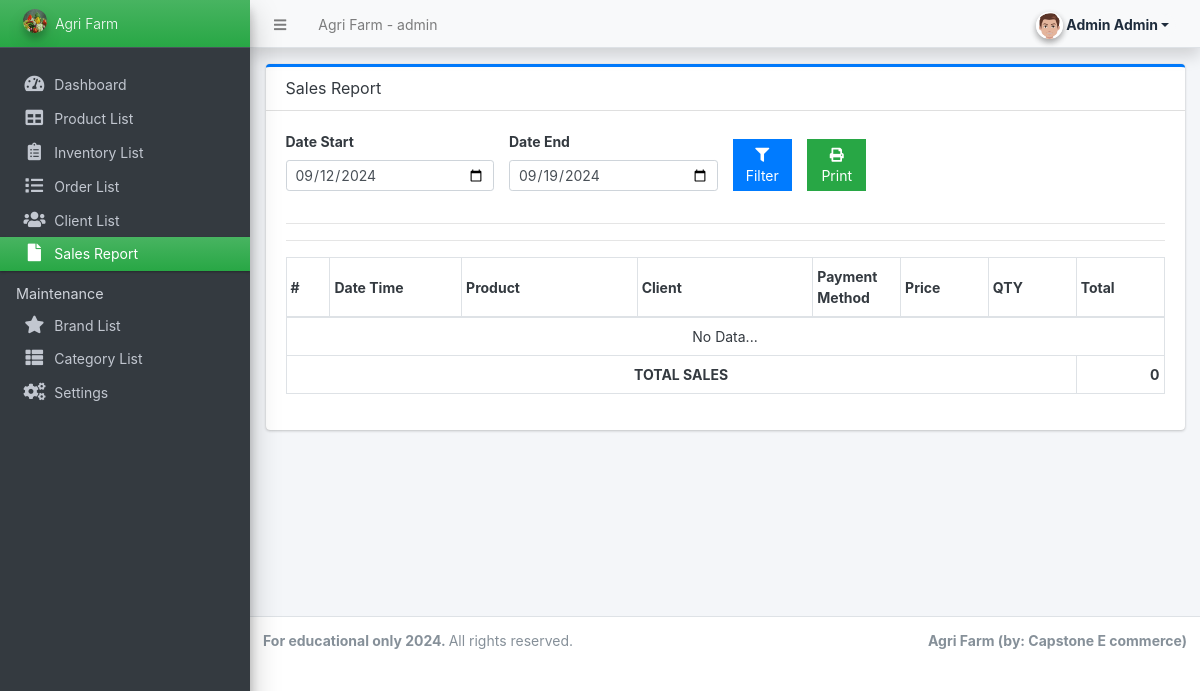
Page /admin/?page=sales (signed in) on the earlier database version.
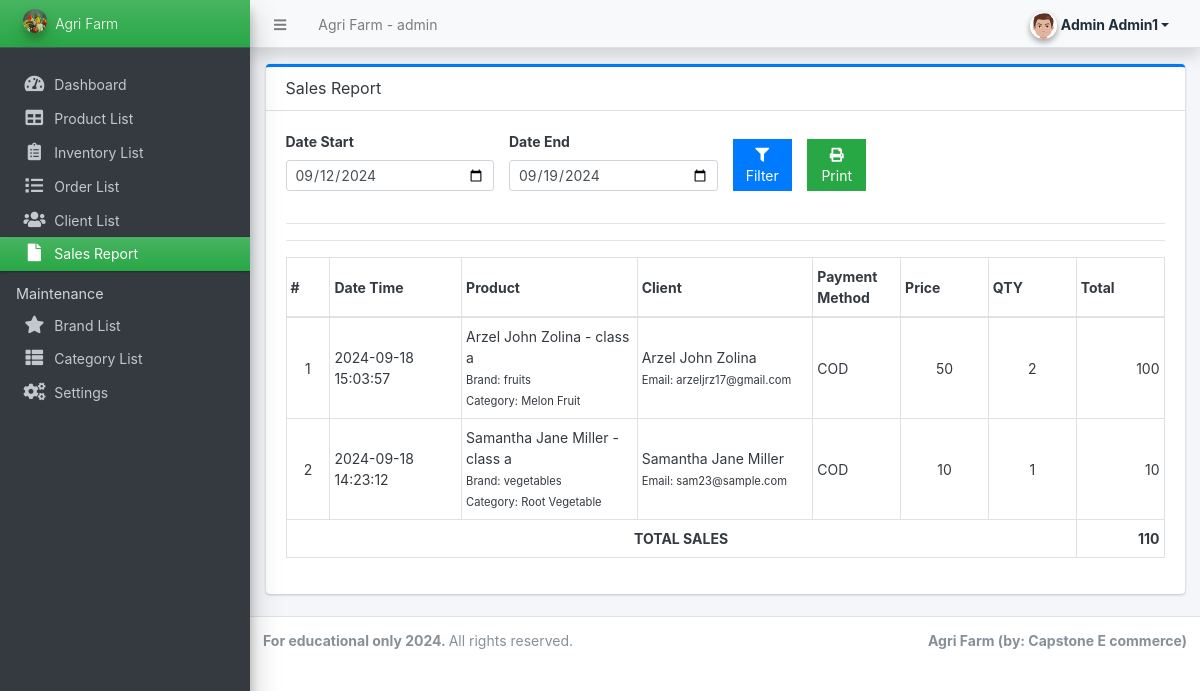
Same page on the later database version.
### tables this page shows
CREATE TABLE `order_list` (
  `id` int(30) NOT NULL,
  `order_id` int(30) NOT NULL,
  `inventory_id` int(30) NOT NULL,
  `quantity` int(30) NOT NULL,
  `price` double NOT NULL,
  `total` double NOT NULL
);

CREATE TABLE `sales` (
  `id` int(30) NOT NULL,
  `order_id` int(30) NOT NULL,
  `client_id` int(11) NOT NULL,
  `total_amount` double NOT NULL,
  `date_created` datetime NOT NULL DEFAULT current_timestamp()
);

CREATE TABLE `inventory` (
  `id` int(30) NOT NULL,
  `user_id_inventory` int(11) NOT NULL,
  `variant` text NOT NULL,
  `product_id` int(30) NOT NULL,
  `quantity` double NOT NULL,
  `price` float NOT NULL,
  `date_created` datetime NOT NULL DEFAULT current_timestamp(),
  `date_updated` datetime DEFAULT NULL ON UPDATE current_timestamp()
);

CREATE TABLE `brands` (
  `id` int(30) NOT NULL,
  `user_id_brand` int(11) NOT NULL,
  `name` varchar(250) NOT NULL,
  `description` text DEFAULT NULL,
  `image_path` text DEFAULT NULL,
  `status` tinyint(1) NOT NULL DEFAULT 1,
  `delete_flag` tinyint(1) NOT NULL DEFAULT 0,
  `date_created` datetime NOT NULL DEFAULT current_timestamp()
);

CREATE TABLE `categories` (
  `id` int(30) NOT NULL,
  `user_id_categories` int(11) NOT NULL,
  `category` varchar(250) NOT NULL,
  `description` text DEFAULT NULL,
  `status` tinyint(1) NOT NULL DEFAULT 1,
  `delete_flag` tinyint(1) NOT NULL DEFAULT 0,
  `date_created` datetime NOT NULL DEFAULT current_timestamp()
);

CREATE TABLE `clients` (
  `id` int(30) NOT NULL,
  `firstname` varchar(250) NOT NULL,
  `lastname` varchar(250) NOT NULL,
  `gender` varchar(20) NOT NULL,
  `contact` varchar(15) NOT NULL,
  `email` varchar(250) NOT NULL,
  `password` text NOT NULL,
  `default_delivery_address` text NOT NULL,
  `status` tinyint(1) NOT NULL DEFAULT 1,
  `delete_flag` tinyint(1) NOT NULL DEFAULT 0,
  `date_created` datetime NOT NULL DEFAULT current_timestamp()
);

CREATE TABLE `orders` (
  `id` int(30) NOT NULL,
  `ref_code` varchar(100) NOT NULL,
  `client_id` int(30) NOT NULL,
  `delivery_address` text NOT NULL,
  `payment_method` varchar(100) NOT NULL,
  `order_type` tinyint(1) NOT NULL COMMENT '1= pickup,2= deliver',
  `amount` double NOT NULL,
  `status` tinyint(2) NOT NULL DEFAULT 0 COMMENT '0 = pending,\r\n1= Packed,\r\n2 = Out for Delivery,\r\n3=Delivered,\r\n4=cancelled',
  `paid` tinyint(1) NOT NULL DEFAULT 0,
  `date_created` datetime NOT NULL DEFAULT current_timestamp(),
  `date_updated` datetime DEFAULT NULL ON UPDATE current_timestamp()
);

### config.php (called while the page is built, shortened)
<?php
function format_num($number = '' , $decimal = ''){
    if(is_numeric($number)){
        $ex = explode(".",$number);
        $decLen = isset($ex[1]) ? strlen($ex[1]) : 0;
        if(is_numeric($decimal)){
            return number_format($number,$decimal);
        }else{
            return number_format($number,$decLen);
        }
    }else{
        return "Invalid Input";
    }
}
?>

### admin/sales/index.php (the view, shortened to what the rows shown need)
<?php
$date_start = isset($_GET['date_start']) ? $_GET['date_start'] :  date("Y-m-d",strtotime(date("Y-m-d")." -7 days")) ;
$date_end = isset($_GET['date_end']) ? $_GET['date_end'] :  date("Y-m-d") ;
?>
<div class="card card-primary card-outline">
    <div class="card-body">
        <div id="printable">
            <table class="table table-bordered">
                <colgroup>
                </colgroup>
                <thead>
                    <tr>
                        <th>#</th>
                        <th>Date Time</th>
                        <th>Product</th>
                        <th>Client</th>
                        <th>Payment Method</th>
                        <th>Price</th>
                        <th>QTY</th>
                        <th>Total</th>
                    </tr>
                </thead>
                <tbody>
                    <?php
                    $i = 1;
                    $gtotal = 0;
                        $qry = $conn->query("SELECT * FROM `sales` where date(date_created) between '{$date_start}' and '{$date_end}' order by unix_timestamp(date_created) desc ");
                        while($row = $qry->fetch_assoc()):
                            $olist = $conn->query("SELECT ol.*,p.name,b.name as bname,concat(c.firstname,' ',c.lastname) as name,c.email,o.date_created,cc.category,i.variant, o.payment_method FROM order_list ol inner join orders o on o.id = ol.order_id inner join inventory i on ol.inventory_id = i.id inner join `products` p on p.id = i.product_id inner join clients c on c.id = o.client_id inner join brands b on p.brand_id = b.id inner join categories cc on p.category_id = cc.id  where ol.order_id = '{$row['order_id']}' ");
                            while($roww = $olist->fetch_assoc()):
                                $gtotal += $roww['quantity'] * $roww['price'];
                    ?>
                    <tr>
                        <td class="text-center"><?php echo $i++ ?></td>
                        <td><?php echo $row['date_created'] ?></td>
                        <td>
                            <p class="m-0"><?php echo $roww['name']." - ".$roww['variant'] ?></p>
                            <p class="m-0"><small>Brand: <?php echo $roww['bname'] ?></small></p>
                            <p class="m-0"><small>Category: <?php echo $roww['category'] ?></small></p>
                        </td>
                        <td>
                            <p class="m-0"><?php echo $roww['name'] ?></p>
                            <p class="m-0"><small>Email: <?php echo $roww['email'] ?></small></p>
                        </td>
                        <td class=""><?php echo strtoupper($roww['payment_method']) ?></td>
                        <td class="text-center"><?php echo format_num($roww['price']) ?></td>
                        <td class="text-center"><?php echo format_num($roww['quantity']) ?></td>
                        <td class="text-right"><?php echo format_num($roww['quantity'] * $roww['price']) ?></td>
                    </tr>
                    <?php endwhile; ?>
                    <?php endwhile; ?>
                </tbody>
                <tfoot>
                    <tr>
                        <th colspan="7" class="font-weight-bold text-center">TOTAL SALES</th>
                        <th class="text-right font-weight-bold"><?= format_num($gtotal) ?></th>
                    </tr>
                </tfoot>
            </table>
        </div>
    </div>
</div>

Differences in the rows shown:
added sales: date_created "2024-09-18 15:03:57"
added order_list: name "Arzel John Zolina", inventory.variant "class a", brands.name "fruits", categories.category "Melon Fruit", clients.email "arzeljrz17@gmail.com", order.payment_method "COD", price "50", quantity "2", format_num($roww['quantity'] * $roww['price']) "100"
added sales: date_created "2024-09-18 14:23:12"
added order_list: name "Samantha Jane Miller", inventory.variant "class a", brands.name "vegetables", categories.category "Root Vegetable", clients.email "sam23@sample.com", order.payment_method "COD", price "10", quantity "1", format_num($roww['quantity']*$roww['price']) "10"
Other differences:
format_num($gtotal): "0" → "110"
text no longer shown: "Admin Admin No Data..."
text now shown: "Admin Admin1"
